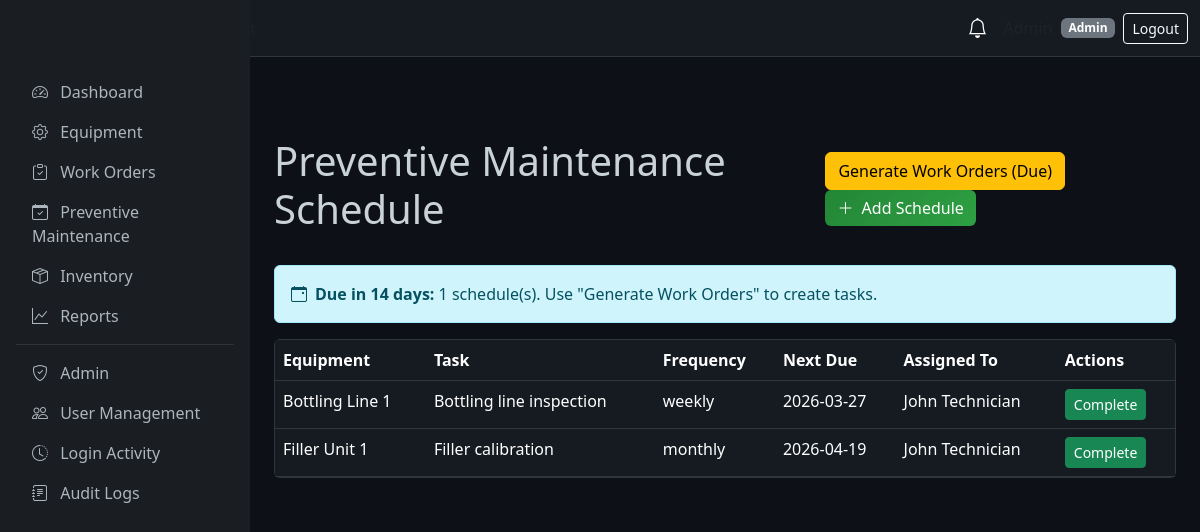
/maintenance (signed in), run on the app's committed database.
### tables this page shows
CREATE TABLE users (
    id INTEGER PRIMARY KEY AUTOINCREMENT,
    name TEXT NOT NULL,
    email TEXT UNIQUE NOT NULL,
    password_hash TEXT NOT NULL,
    role TEXT NOT NULL CHECK(role IN ('Admin', 'Maintenance Manager', 'Technician', 'Store Manager')),
    is_active INTEGER DEFAULT 1,
    created_at TIMESTAMP DEFAULT CURRENT_TIMESTAMP,
    updated_at TIMESTAMP DEFAULT CURRENT_TIMESTAMP
, last_login TIMESTAMP, password TEXT);

CREATE TABLE maintenance_schedule (
    id INTEGER PRIMARY KEY AUTOINCREMENT,
    equipment_id INTEGER NOT NULL,
    task_name TEXT NOT NULL,
    frequency TEXT NOT NULL CHECK(frequency IN ('daily', 'weekly', 'biweekly', 'monthly', 'quarterly', 'annually')),
    next_due_date TEXT NOT NULL,
    last_completed_date TEXT,
    assigned_to INTEGER,
    is_active INTEGER DEFAULT 1,
    notes TEXT,
    created_at TIMESTAMP DEFAULT CURRENT_TIMESTAMP,
    FOREIGN KEY (equipment_id) REFERENCES equipment(id) ON DELETE CASCADE,
    FOREIGN KEY (assigned_to) REFERENCES users(id)
);

CREATE TABLE equipment (
    id INTEGER PRIMARY KEY AUTOINCREMENT,
    name TEXT NOT NULL,
    category TEXT NOT NULL,
    location TEXT,
    status TEXT NOT NULL DEFAULT 'active' CHECK(status IN ('active', 'faulty', 'under_maintenance', 'inactive')),
    qr_code TEXT,
    serial_number TEXT,
    purchase_date TEXT,
    last_maintenance_date TEXT,
    notes TEXT,
    created_at TIMESTAMP DEFAULT CURRENT_TIMESTAMP,
    updated_at TIMESTAMP DEFAULT CURRENT_TIMESTAMP
);

### app/routes/maintenance_routes.py (the view)
@maintenance_bp.route('')
@login_required
@role_required('Admin', 'Maintenance Manager')
def list_schedules():
    schedules = get_all()
    due_soon = get_due_soon(14)
    today_plus_14 = (datetime.now() + timedelta(days=14)).strftime('%Y-%m-%d')
    return render_template('maintenance/list.html', schedules=schedules, due_soon=due_soon, today_plus_14=today_plus_14)

### app/models/maintenance_schedule.py (called while the page is built)
def get_all():
    return execute_query(
        """SELECT ms.*, e.name as equipment_name, e.location, u.name as assigned_to_name
           FROM maintenance_schedule ms
           LEFT JOIN equipment e ON ms.equipment_id = e.id
           LEFT JOIN users u ON ms.assigned_to = u.id
           WHERE ms.is_active = 1 ORDER BY ms.next_due_date""",
        fetch_all=True
    )

def get_due_soon(days=7):
    return execute_query(
        """SELECT ms.*, e.name as equipment_name FROM maintenance_schedule ms
           LEFT JOIN equipment e ON ms.equipment_id = e.id
           WHERE ms.is_active = 1 AND ms.next_due_date <= date('now', '+{} days') AND ms.next_due_date >= date('now')
           ORDER BY ms.next_due_date""".format(days),
        fetch_all=True
    )

### app/models/notification.py (called while the page is built)
def get_unread(user_id):
    return execute_query(
        "SELECT * FROM notifications WHERE user_id = ? AND is_read = 0 ORDER BY created_at DESC",
        (user_id,), fetch_all=True
    )

### app/models/user.py (called while the page is built)
def get_by_id(user_id):
    return execute_query(
        "SELECT id, name, email, role, is_active FROM users WHERE id = ?",
        (user_id,), fetch_one=True
    )

### app/routes/auth_routes.py (called while the page is built)
def login_required(f):
    @wraps(f)
    def decorated(*args, **kwargs):
        if 'user_id' not in session:
            flash('Please log in to access this page.', 'warning')
            return redirect(url_for('auth.login'))
        return f(*args, **kwargs)
    return decorated

def role_required(*allowed_roles):
    def decorator(f):
        @wraps(f)
        def decorated(*args, **kwargs):
            if 'user_id' not in session:
                flash('Please log in.', 'warning')
                return redirect(url_for('auth.login'))
            user = get_by_id(session['user_id'])
            if not user or user['role'] not in allowed_roles:
                flash('Access denied. Insufficient permissions.', 'danger')
                return redirect(url_for('main.dashboard'))
            return f(*args, **kwargs)
        return decorated
    return decorator

### database/db.py (called while the page is built)
def get_connection():
    conn = sqlite3.connect(DATABASE)
    conn.row_factory = sqlite3.Row
    conn.execute("PRAGMA foreign_keys = ON")
    return conn

### templates/maintenance/list.html (shortened to what this page needs)
{% extends "base.html" %}
{% block content %}
<div class="d-flex justify-content-between align-items-center mb-4">
    <h1>Preventive Maintenance Schedule</h1>
    <div>
        <a href="{{ url_for('maintenance.generate_work_orders') }}" class="btn btn-warning me-2">Generate Work Orders (Due)</a>
        <a href="{{ url_for('maintenance.add') }}" class="btn btn-primary"><i class="bi bi-plus-lg me-1"></i> Add Schedule</a>
    </div>
</div>
{% if due_soon %}
<div class="alert alert-info mb-3"><i class="bi bi-calendar-event me-2"></i><strong>Due in 14 days:</strong> {{ due_soon | length }} schedule(s). Use "Generate Work Orders" to create tasks.</div>
{% endif %}
<div class="card">
    <div class="table-responsive">
        <table class="table table-dark table-hover mb-0">
            <thead>
                <tr>
                    <th>Equipment</th>
                    <th>Task</th>
                    <th>Frequency</th>
                    <th>Next Due</th>
                    <th>Assigned To</th>
                    <th>Actions</th>
                </tr>
            </thead>
            <tbody>
                {% for s in schedules %}
                <tr>
                    <td>{{ s.equipment_name }}</td>
                    <td>{{ s.task_name }}</td>
                    <td>{{ s.frequency }}</td>
                    <td>{{ s.next_due_date }}</td>
                    <td>{{ s.assigned_to_name or '-' }}</td>
                    <td>
                        <form method="POST" action="{{ url_for('maintenance.complete', sched_id=s.id) }}" class="d-inline">
                            <button type="submit" class="btn btn-sm btn-success">Complete</button>
                        </form>
                    </td>
                </tr>
                {% else %}
                <tr><td colspan="6" class="text-center text-muted">No preventive maintenance schedules.</td></tr>
                {% endfor %}
            </tbody>
        </table>
    </div>
</div>
{% endblock %}

### templates/base.html (shortened to what this page needs)
<!DOCTYPE html>
<html lang="en">
<head>
    <link href="https://cdn.jsdelivr.net/npm/bootstrap@5.3.2/dist/css/bootstrap.min.css" rel="stylesheet">
    <link href="https://cdn.jsdelivr.net/npm/bootstrap-icons@1.11.1/font/bootstrap-icons.css" rel="stylesheet">
</head>
<body>
    {% if current_user %}
    <nav class="navbar navbar-expand-lg navbar-dark">
        <div class="container-fluid">
            <a class="navbar-brand brand-gradient fw-bold" href="{{ url_for('main.dashboard') }}">TINDI CMMS</a>
            <span class="text-muted small">Coca-Cola Plant</span>
            <div class="ms-auto d-flex align-items-center">
                <div class="dropdown me-3">
                    <a class="text-white position-relative" href="#" data-bs-toggle="dropdown">
                        <i class="bi bi-bell fs-5"></i>
                    </a>
                </div>
                <span class="text-muted me-2">{{ current_user.name }}</span>
                <span class="badge bg-secondary">{{ current_user.role }}</span>
                <a href="{{ url_for('auth.logout') }}" class="btn btn-outline-light btn-sm ms-2">Logout</a>
            </div>
        </div>
    </nav>
    <div class="d-flex">
        <aside class="sidebar position-fixed top-0 start-0 vh-100"
            style="width: var(--sidebar-width); padding-top: 56px;">
            <nav class="nav flex-column p-3">
                <a class="nav-link rounded"
                    href="{{ url_for('admin.dashboard') if current_user.role == 'Admin' else url_for('main.dashboard') }}"><i
                        class="bi bi-speedometer2 me-2"></i> Dashboard</a>
                {% if current_user.role in ['Admin', 'Maintenance Manager', 'Technician'] %}
                <a class="nav-link rounded" href="{{ url_for('equipment.list_equipment') }}"><i
                        class="bi bi-gear me-2"></i> Equipment</a>
                {% endif %}
                {% if current_user.role in ['Admin', 'Maintenance Manager', 'Technician'] %}
                <a class="nav-link rounded" href="{{ url_for('work_order.list_work_orders') }}"><i
                        class="bi bi-clipboard-check me-2"></i> Work Orders</a>
                {% endif %}
                {% if current_user.role in ['Admin', 'Maintenance Manager'] %}
                <a class="nav-link rounded" href="{{ url_for('maintenance.list_schedules') }}"><i
                        class="bi bi-calendar-check me-2"></i> Preventive Maintenance</a>
                {% endif %}
                {% if current_user.role in ['Admin', 'Store Manager', 'Maintenance Manager'] %}
                <a class="nav-link rounded" href="{{ url_for('inventory.list_inventory') }}"><i
                        class="bi bi-box-seam me-2"></i> Inventory</a>
                {% endif %}
                {% if current_user.role in ['Admin', 'Maintenance Manager'] %}
                <a class="nav-link rounded" href="{{ url_for('reports.index') }}"><i class="bi bi-graph-up me-2"></i>
                    Reports</a>
                {% endif %}
                {% if current_user.role == 'Admin' %}
                <hr class="border-secondary my-2">
                <a class="nav-link rounded" href="{{ url_for('admin.dashboard') }}"><i
                        class="bi bi-shield-check me-2"></i> Admin</a>
                <a class="nav-link rounded" href="{{ url_for('admin.users') }}"><i class="bi bi-people me-2"></i> User
                    Management</a>
                <a class="nav-link rounded" href="{{ url_for('admin.login_activity') }}"><i
                        class="bi bi-clock-history me-2"></i> Login Activity</a>
                <a class="nav-link rounded" href="{{ url_for('audit.audit_logs') }}"><i
                        class="bi bi-journal-text me-2"></i> Audit Logs</a>
                {% endif %}
            </nav>
        </aside>
        <main class="main-content flex-grow-1 p-4" style="padding-top: 80px !important;">
            {% block content %}{% endblock %}
        </main>
    </div>
    {% else %}
    {% block full_page %}{% endblock %}
    {% endif %}
</body>
</html>

### templates/base.html (style rules this page uses)
:root { --sidebar-width: 250px; }
.sidebar { min-height: 100vh; background: #1a1d21; }
.sidebar .nav-link { color: #adb5bd; }
.main-content { margin-left: var(--sidebar-width); min-height: 100vh; background: #0d1117; color: #c9d1d9; }
.card { background: #161b22; border: 1px solid #30363d; color: #c9d1d9; }
.table { color: #c9d1d9; }
.table-dark { --bs-table-bg: #161b22; --bs-table-border-color: #30363d; }
.navbar-dark { background: #161b22 !important; border-bottom: 1px solid #30363d; }
.brand-gradient { background: linear-gradient(135deg, #58a6ff 0%, #a371f7 100%); -webkit-background-clip: text; -webkit-text-fill-color: transparent; }
.btn-primary { background: linear-gradient(135deg, #238636 0%, #2ea043 100%); border: none; }

### data on the page
users: role "Admin"
maintenance_schedule: equipment_name "Bottling Line 1", task_name "Bottling line inspection", frequency "weekly", next_due_date "2026-03-27", name "John Technician"
maintenance_schedule: equipment_name "Filler Unit 1", task_name "Filler calibration", frequency "monthly", next_due_date "2026-04-19", name "John Technician"

### other printed values
{{ due_soon | length }} "1"
